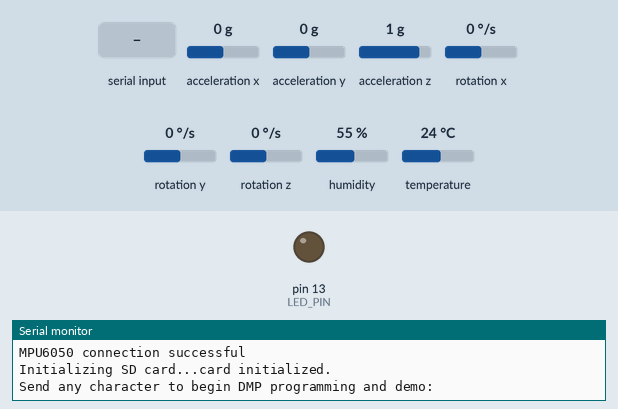
The sketch below on a simulated Arduino Leonardo, built with avr-gcc and run on an emulated ATmega32U4. Shown: output pins drawn as LEDs (lit = HIGH), the last lines printed to the serial monitor. Dashed ring = blinking. The inputs (shaded band) are chosen by the test bench; at power-on: acceleration x 0 g, humidity 55 %, acceleration y 0 g, temperature 24 °C, acceleration z 1 g, rotation x 0 °/s, rotation y 0 °/s, rotation z 0 °/s. Storage starts empty; the sensor or clock chip raises its interrupt line as the real part does.

Above: at 0.8 s.
0.9 s: "1\n" received over Serial
At 3.2 s:
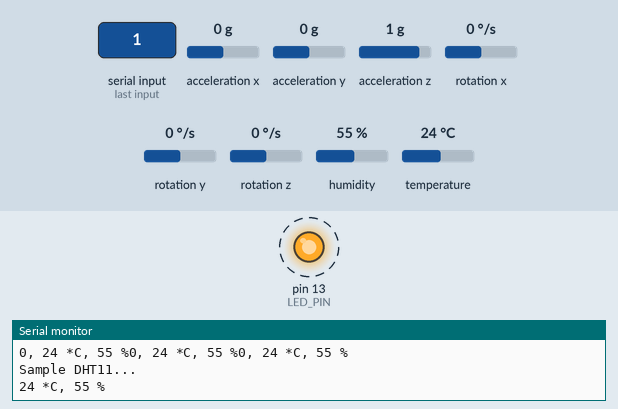
3.9 s: acceleration x set to -1.4 g
6.0 s: humidity set to 22 %
8.1 s: acceleration y set to -1.4 g
10.2 s: temperature set to 12 °C
12.3 s: acceleration z set to -1.4 g
Timing chart, 0 to 15.4 s (numbered marks = the images above; inputs shaded):
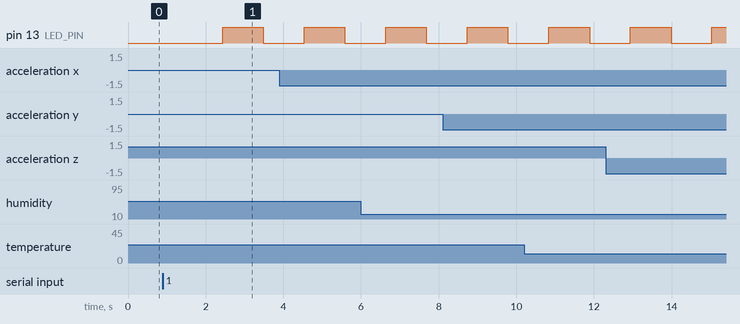

The sketch:

Datalog_DHT_IMU.ino
```cpp
// I2C device class (I2Cdev) demonstration Arduino sketch for MPU6050 class using DMP (MotionApps v2.0)
// 6/21/2012 by Jeff Rowberg <jeff@rowberg.net>
// Updates should (hopefully) always be available at https://github.com/jrowberg/i2cdevlib
//
// Changelog:
//      2013-05-08 - added seamless Fastwire support
//                 - added note about gyro calibration
//      2012-06-21 - added note about Arduino 1.0.1 + Leonardo compatibility error
//      2012-06-20 - improved FIFO overflow handling and simplified read process
//      2012-06-19 - completely rearranged DMP initialization code and simplification
//      2012-06-13 - pull gyro and accel data from FIFO packet instead of reading directly
//      2012-06-09 - fix broken FIFO read sequence and change interrupt detection to RISING
//      2012-06-05 - add gravity-compensated initial reference frame acceleration output
//                 - add 3D math helper file to DMP6 example sketch
//                 - add Euler output and Yaw/Pitch/Roll output formats
//      2012-06-04 - remove accel offset clearing for better results (thanks Sungon Lee)
//      2012-06-01 - fixed gyro sensitivity to be 2000 deg/sec instead of 250
//      2012-05-30 - basic DMP initialization working

/* ============================================
I2Cdev device library code is placed under the MIT license
Copyright (c) 2012 Jeff Rowberg

Permission is hereby granted, free of charge, to any person obtaining a copy
of this software and associated documentation files (the "Software"), to deal
in the Software without restriction, including without limitation the rights
to use, copy, modify, merge, publish, distribute, sublicense, and/or sell
copies of the Software, and to permit persons to whom the Software is
furnished to do so, subject to the following conditions:

The above copyright notice and this permission notice shall be included in
all copies or substantial portions of the Software.

THE SOFTWARE IS PROVIDED "AS IS", WITHOUT WARRANTY OF ANY KIND, EXPRESS OR
IMPLIED, INCLUDING BUT NOT LIMITED TO THE WARRANTIES OF MERCHANTABILITY,
FITNESS FOR A PARTICULAR PURPOSE AND NONINFRINGEMENT. IN NO EVENT SHALL THE
AUTHORS OR COPYRIGHT HOLDERS BE LIABLE FOR ANY CLAIM, DAMAGES OR OTHER
LIABILITY, WHETHER IN AN ACTION OF CONTRACT, TORT OR OTHERWISE, ARISING FROM,
OUT OF OR IN CONNECTION WITH THE SOFTWARE OR THE USE OR OTHER DEALINGS IN
THE SOFTWARE.
===============================================
*/

// I2Cdev and MPU6050 must be installed as libraries, or else the .cpp/.h files
// for both classes must be in the include path of your project
#include "I2Cdev.h"

#include "MPU6050_6Axis_MotionApps20.h"
//#include "MPU6050.h" // not necessary if using MotionApps include file

// Arduino Wire library is required if I2Cdev I2CDEV_ARDUINO_WIRE implementation
// is used in I2Cdev.h
#if I2CDEV_IMPLEMENTATION == I2CDEV_ARDUINO_WIRE
    #include "Wire.h"
#endif

#include <SPI.h>

#include <SD.h>

#include <SimpleDHT.h>

// class default I2C address is 0x68
// specific I2C addresses may be passed as a parameter here
// AD0 low = 0x68 (default for SparkFun breakout and InvenSense evaluation board)
// AD0 high = 0x69
MPU6050 mpu;
//MPU6050 mpu(0x69); // <-- use for AD0 high

/* =========================================================================
   NOTE: In addition to connection 3.3v, GND, SDA, and SCL, this sketch
   depends on the MPU-6050's INT pin being connected to the Arduino's
   external interrupt #0 pin. On the Arduino Uno and Mega 2560, this is
   digital I/O pin 2.
 * ========================================================================= */

/* =========================================================================
   NOTE: Arduino v1.0.1 with the Leonardo board generates a compile error
   when using Serial.write(buf, len). The Teapot output uses this method.
   The solution requires a modification to the Arduino USBAPI.h file, which
   is fortunately simple, but annoying. This will be fixed in the next IDE
   release. For more info, see these links:

   http://arduino.cc/forum/index.php/topic,109987.0.html
   http://code.google.com/p/arduino/issues/detail?id=958
 * ========================================================================= */


// uncomment "OUTPUT_READABLE_QUATERNION" if you want to see the actual
// quaternion components in a [w, x, y, z] format (not best for parsing
// on a remote host such as Processing or something though)
//#define OUTPUT_READABLE_QUATERNION

// uncomment "OUTPUT_READABLE_EULER" if you want to see Euler angles
// (in degrees) calculated from the quaternions coming from the FIFO.
// Note that Euler angles suffer from gimbal lock (for more info, see
// http://en.wikipedia.org/wiki/Gimbal_lock)
//#define OUTPUT_READABLE_EULER

// uncomment "OUTPUT_READABLE_YAWPITCHROLL" if you want to see the yaw/
// pitch/roll angles (in degrees) calculated from the quaternions coming
// from the FIFO. Note this also requires gravity vector calculations.
// Also note that yaw/pitch/roll angles suffer from gimbal lock (for
// more info, see: http://en.wikipedia.org/wiki/Gimbal_lock)
#define OUTPUT_READABLE_YAWPITCHROLL

// uncomment "OUTPUT_READABLE_REALACCEL" if you want to see acceleration
// components with gravity removed. This acceleration reference frame is
// not compensated for orientation, so +X is always +X according to the
// sensor, just without the effects of gravity. If you want acceleration
// compensated for orientation, us OUTPUT_READABLE_WORLDACCEL instead.
//#define OUTPUT_READABLE_REALACCEL

// uncomment "OUTPUT_READABLE_WORLDACCEL" if you want to see acceleration
// components with gravity removed and adjusted for the world frame of
// reference (yaw is relative to initial orientation, since no magnetometer
// is present in this case). Could be quite handy in some cases.
//#define OUTPUT_READABLE_WORLDACCEL

// uncomment "OUTPUT_TEAPOT" if you want output that matches the
// format used for the InvenSense teapot demo
//#define OUTPUT_TEAPOT


#define LED_PIN 13 // (Arduino is 13, Teensy is 11, Teensy++ is 6)
bool blinkState = false;

// MPU control/status vars
bool dmpReady = false;  // set true if DMP init was successful
uint8_t mpuIntStatus;   // holds actual interrupt status byte from MPU
uint8_t devStatus;      // return status after each device operation (0 = success, !0 = error)
uint16_t packetSize;    // expected DMP packet size (default is 42 bytes)
uint16_t fifoCount;     // count of all bytes currently in FIFO
uint8_t fifoBuffer[64]; // FIFO storage buffer

// orientation/motion vars
Quaternion q;           // [w, x, y, z]         quaternion container
VectorInt16 aa;         // [x, y, z]            accel sensor measurements
VectorInt16 aaReal;     // [x, y, z]            gravity-free accel sensor measurements
VectorInt16 aaWorld;    // [x, y, z]            world-frame accel sensor measurements
VectorFloat gravity;    // [x, y, z]            gravity vector
float euler[3];         // [psi, theta, phi]    Euler angle container
float ypr[3];           // [yaw, pitch, roll]   yaw/pitch/roll container and gravity vector

// packet structure for InvenSense teapot demo
uint8_t teapotPacket[14] = { '$', 0x02, 0,0, 0,0, 0,0, 0,0, 0x00, 0x00, '\r', '\n' };

const int chipSelect = 10;


// ================================================================
// ===               INTERRUPT DETECTION ROUTINE                ===
// ================================================================

volatile bool mpuInterrupt = false;     // indicates whether MPU interrupt pin has gone high
void dmpDataReady() {
    mpuInterrupt = true;
}


// ================================================================
// ===                      INITIAL SETUP                       ===
// ================================================================

void setup() {
    // join I2C bus (I2Cdev library doesn't do this automatically)
    #if I2CDEV_IMPLEMENTATION == I2CDEV_ARDUINO_WIRE
        Wire.begin();
        TWBR = 24; // 400kHz I2C clock (200kHz if CPU is 8MHz)
    #elif I2CDEV_IMPLEMENTATION == I2CDEV_BUILTIN_FASTWIRE
        Fastwire::setup(400, true);
    #endif

    // initialize serial communication
    // (115200 chosen because it is required for Teapot Demo output, but it's
    // really up to you depending on your project)
    Serial.begin(115200);
    while (!Serial); // wait for Leonardo enumeration, others continue immediately

    // NOTE: 8MHz or slower host processors, like the Teensy @ 3.3v or Ardunio
    // Pro Mini running at 3.3v, cannot handle this baud rate reliably due to
    // the baud timing being too misaligned with processor ticks. You must use
    // 38400 or slower in these cases, or use some kind of external separate
    // crystal solution for the UART timer.

    // initialize device
    Serial.println(("Initializing I2C devices..."));
    mpu.initialize();

    // verify connection
    Serial.println(("Testing device connections..."));
    Serial.println(mpu.testConnection() ? F("MPU6050 connection successful") : F("MPU6050 connection failed"));

/*  Data Logger Initialization  */
  // Open serial communications and wait for port to open:
  while (!Serial) {
    ; // wait for serial port to connect. Needed for native USB port only
  }


  Serial.print("Initializing SD card...");

  // see if the card is present and can be initialized:
  if (!SD.begin(chipSelect)) {
    Serial.println("Card failed, or not present");
    // don't do anything more:
    return;
  }
  Serial.println("card initialized.");

    // wait for ready
    Serial.println(F("\nSend any character to begin DMP programming and demo: "));
    while (Serial.available() && Serial.read()); // empty buffer
    while (!Serial.available());                 // wait for data
    while (Serial.available() && Serial.read()); // empty buffer again

    // load and configure the DMP
    Serial.println(F("Initializing DMP..."));
    devStatus = mpu.dmpInitialize();

    // supply your own gyro offsets here, scaled for min sensitivity
    mpu.setXGyroOffset(220);
    mpu.setYGyroOffset(76);
    mpu.setZGyroOffset(-85);
    mpu.setZAccelOffset(1788); // 1688 factory default for my test chip

    // make sure it worked (returns 0 if so)
    if (devStatus == 0) {
        // turn on the DMP, now that it's ready
        Serial.println(F("Enabling DMP..."));
        mpu.setDMPEnabled(true);

        // enable Arduino interrupt detection
        Serial.println(F("Enabling interrupt detection (Arduino external interrupt 0)..."));
        attachInterrupt(0, dmpDataReady, RISING);
        mpuIntStatus = mpu.getIntStatus();

        // set our DMP Ready flag so the main loop() function knows it's okay to use it
        Serial.println(F("DMP ready! Waiting for first interrupt..."));
        dmpReady = true;

        // get expected DMP packet size for later comparison
        packetSize = mpu.dmpGetFIFOPacketSize();
    } else {
        // ERROR!
        // 1 = initial memory load failed
        // 2 = DMP configuration updates failed
        // (if it's going to break, usually the code will be 1)
        Serial.print(F("DMP Initialization failed (code "));
        Serial.print(devStatus);
        Serial.println(F(")"));
    }

    // configure LED for output
    pinMode(LED_PIN, OUTPUT);

}

// ================================================================
// ===                    MAIN PROGRAM LOOP                     ===
// ================================================================

void loop() {


/* DHT Inizialization */
  // for DHT11,
  //      VCC: 5V or 3V
  //      GND: GND
  //      DATA: 2
  int pinDHT11 = 3;
  SimpleDHT11 dht11;
  Serial.println("Sample DHT11...");

  // read with raw sample data.
  byte temperature = 0;
  byte humidity = 0;
  byte data[40] = {0};
  if (dht11.read(pinDHT11, &temperature, &humidity, data)) {
    Serial.print("Read DHT11 failed");
    return;
  }

  /* IMU Code */
    // if programming failed, don't try to do anything
    if (!dmpReady) return;

    // wait for MPU interrupt or extra packet(s) available
    while (!mpuInterrupt && fifoCount < packetSize) {
        // other program behavior stuff here
        // .
        // .
        // .
        // if you are really paranoid you can frequently test in between other
        // stuff to see if mpuInterrupt is true, and if so, "break;" from the
        // while() loop to immediately process the MPU data
        // .
        // .
        // .
    }

    // reset interrupt flag and get INT_STATUS byte
    mpuInterrupt = false;
    mpuIntStatus = mpu.getIntStatus();

    // get current FIFO count
    fifoCount = mpu.getFIFOCount();

    // check for overflow (this should never happen unless our code is too inefficient)
    if ((mpuIntStatus & 0x10) || fifoCount == 1024) {
        // reset so we can continue cleanly
        mpu.resetFIFO();
        Serial.println(F("FIFO overflow!"));

    // otherwise, check for DMP data ready interrupt (this should happen frequently)
    } else if (mpuIntStatus & 0x02) {
        // wait for correct available data length, should be a VERY short wait
        while (fifoCount < packetSize) fifoCount = mpu.getFIFOCount();

        // read a packet from FIFO
        mpu.getFIFOBytes(fifoBuffer, packetSize);

        // track FIFO count here in case there is > 1 packet available
        // (this lets us immediately read more without waiting for an interrupt)
        fifoCount -= packetSize;

/*    IMU Read      */

        #ifdef OUTPUT_READABLE_QUATERNION
            // display quaternion values in easy matrix form: w x y z
            mpu.dmpGetQuaternion(&q, fifoBuffer);
            Serial.print("quat\t");
            Serial.print(q.w);
            Serial.print("\t");
            Serial.print(q.x);
            Serial.print("\t");
            Serial.print(q.y);
            Serial.print("\t");
            Serial.println(q.z);
        #endif

        #ifdef OUTPUT_READABLE_EULER
            // display Euler angles in degrees
            mpu.dmpGetQuaternion(&q, fifoBuffer);
            mpu.dmpGetEuler(euler, &q);
            Serial.print("euler\t");
            Serial.print(euler[0] * 180/M_PI);
            Serial.print("\t");
            Serial.print(euler[1] * 180/M_PI);
            Serial.print("\t");
            Serial.println(euler[2] * 180/M_PI);
        #endif
/* DHT Read */
  Serial.print((int)temperature); Serial.print(" *C, ");
  Serial.print((int)humidity); Serial.println(" %");

/* Back to IMU read */
  // DHT11 sampling rate is 1HZ.
  delay(1000);

        #ifdef OUTPUT_READABLE_YAWPITCHROLL
            // display Euler angles in degrees
            mpu.dmpGetQuaternion(&q, fifoBuffer);
            mpu.dmpGetGravity(&gravity, &q);
            mpu.dmpGetYawPitchRoll(ypr, &q, &gravity);
            Serial.print("ypr\t");
            Serial.print(ypr[0] * 180/M_PI);
            Serial.print("\t");
            Serial.print(ypr[1] * 180/M_PI);
            Serial.print("\t");
            Serial.println(ypr[2] * 180/M_PI);
        #endif

        #ifdef OUTPUT_READABLE_REALACCEL
            // display real acceleration, adjusted to remove gravity
            mpu.dmpGetQuaternion(&q, fifoBuffer);
            mpu.dmpGetAccel(&aa, fifoBuffer);
            mpu.dmpGetGravity(&gravity, &q);
            mpu.dmpGetLinearAccel(&aaReal, &aa, &gravity);
            Serial.print("areal\t");
            Serial.print(aaReal.x);
            Serial.print("\t");
            Serial.print(aaReal.y);
            Serial.print("\t");
            Serial.println(aaReal.z);
        #endif

        #ifdef OUTPUT_READABLE_WORLDACCEL
            // display initial world-frame acceleration, adjusted to remove gravity
            // and rotated based on known orientation from quaternion
            mpu.dmpGetQuaternion(&q, fifoBuffer);
            mpu.dmpGetAccel(&aa, fifoBuffer);
            mpu.dmpGetGravity(&gravity, &q);
            mpu.dmpGetLinearAccel(&aaReal, &aa, &gravity);
            mpu.dmpGetLinearAccelInWorld(&aaWorld, &aaReal, &q);
            Serial.print("aworld\t");
            Serial.print(aaWorld.x);
            Serial.print("\t");
            Serial.print(aaWorld.y);
            Serial.print("\t");
            Serial.println(aaWorld.z);
        #endif

        #ifdef OUTPUT_TEAPOT
            // display quaternion values in InvenSense Teapot demo format:
            teapotPacket[2] = fifoBuffer[0];
            teapotPacket[3] = fifoBuffer[1];
            teapotPacket[4] = fifoBuffer[4];
            teapotPacket[5] = fifoBuffer[5];
            teapotPacket[6] = fifoBuffer[8];
            teapotPacket[7] = fifoBuffer[9];
            teapotPacket[8] = fifoBuffer[12];
            teapotPacket[9] = fifoBuffer[13];
            Serial.write(teapotPacket, 14);
            teapotPacket[11]++; // packetCount, loops at 0xFF on purpose
        #endif

        // blink LED to indicate activity
        blinkState = !blinkState;
        digitalWrite(LED_PIN, blinkState);

   // make a string for assembling the data to log:
  String dataString = "";

        for (int i = 0; i < 3; i++)
        {
            int sensor = (ypr[i] * 180/M_PI);
            dataString += String(sensor);
            if (i < 3)
            {
                dataString += ", ";
            }

            dataString += String(temperature);
            dataString += " *C, ";
            dataString += String(humidity);
            dataString += " %";
        }
/*

  // read three sensors and append to the string:
  for (int analogPin = 4; analogPin <= 5; analogPin++) {
    int sensor = digitalRead(analogPin);
    dataString += String(sensor);
    if (analogPin < 5) {
      dataString += ",";
    }
  }

*/
  // open the file. note that only one file can be open at a time,
  // so you have to close this one before opening another.
  File dataFile = SD.open("datalog.txt", FILE_WRITE);

  // if the file is available, write to it:
  if (dataFile) {
    dataFile.println(dataString);
    dataFile.close();
    // print to the serial port too:
    Serial.println(dataString);
  }
  // if the file isn't open, pop up an error:
  else {
    Serial.println("error opening datalog.txt");
  }

    }
}
```

Measured:
- after the input at 0.9 s, pin 13 (LED_PIN): LOW → HIGH after 1.5 s, → LOW 1.0 s later
